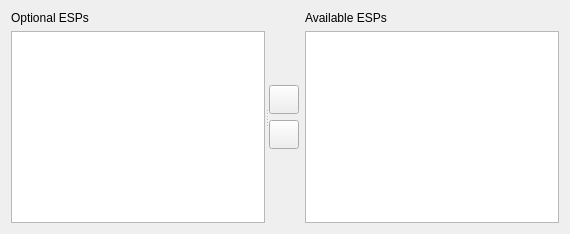
     <widget class="QWidget" name="tabESPs">
      <attribute name="title">
       <string>Optional ESPs</string>
      </attribute>
      <layout class="QVBoxLayout" name="verticalLayout_23">
       <item>
        <widget class="QSplitter" name="ESPsSplitter">
         <property name="orientation">
          <enum>Qt::Horizontal</enum>
         </property>
         <widget class="QWidget" name="widget_9" native="true">
          <layout class="QVBoxLayout" name="verticalLayout_20">
           <property name="leftMargin">
            <number>0</number>
           </property>
           <property name="topMargin">
            <number>0</number>
           </property>
           <property name="rightMargin">
            <number>0</number>
           </property>
           <property name="bottomMargin">
            <number>0</number>
           </property>
           <item>
            <widget class="QLabel" name="label_2">
             <property name="text">
              <string>Optional ESPs</string>
             </property>
            </widget>
           </item>
           <item>
            <widget class="QListView" name="inactiveESPList">
             <property name="toolTip">
              <string>List of esps, esms, and esls that can not be loaded by the game.</string>
             </property>
             <property name="whatsThis">
              <string>List of esps, esms, and esls contained in this plugin that currently can not be loaded by the game. They will not even appear in the esp-list in the main MO-window.
They usually contain optional functionality, see the readme.

Most mods do not have optional esps, so chances are good you are looking at an empty list.</string>
             </property>
             <property name="alternatingRowColors">
              <bool>true</bool>
             </property>
             <property name="uniformItemSizes">
              <bool>true</bool>
             </property>
            </widget>
           </item>
          </layout>
         </widget>
         <widget class="QWidget" name="widget_11" native="true">
          <layout class="QHBoxLayout" name="horizontalLayout_2">
           <property name="leftMargin">
            <number>0</number>
           </property>
           <property name="topMargin">
            <number>0</number>
           </property>
           <property name="rightMargin">
            <number>0</number>
           </property>
           <property name="bottomMargin">
            <number>0</number>
           </property>
           <item>
            <layout class="QVBoxLayout" name="verticalLayout_22">
             <item>
              <spacer name="verticalSpacer_2">
               <property name="orientation">
                <enum>Qt::Vertical</enum>
               </property>
               <property name="sizeHint" stdset="0">
                <size>
                 <width>20</width>
                 <height>40</height>
                </size>
               </property>
              </spacer>
             </item>
             <item>
              <widget class="QToolButton" name="activateESP">
               <property name="toolTip">
                <string>Move a file to the data directory.</string>
               </property>
               <property name="whatsThis">
                <string>This moves a esp to the esp directory so it can be enabled in the main window. Please note that the ESP merely becomes &quot;available&quot;, it will not necessarily be loaded! That is configured in the main window of MO.</string>
               </property>
               <property name="text">
                <string/>
               </property>
               <property name="icon">
                <iconset>
                 <normaloff>:/MO/gui/next</normaloff>:/MO/gui/next</iconset>
               </property>
               <property name="iconSize">
                <size>
                 <width>22</width>
                 <height>22</height>
                </size>
               </property>
              </widget>
             </item>
             <item>
              <widget class="QToolButton" name="deactivateESP">
               <property name="toolTip">
                <string>Make the selected mod in the right list unavailable.</string>
               </property>
               <property name="whatsThis">
                <string>The selected esp (in the right list) will be pushed into a subdirectory of the mod and will thus become &quot;invisible&quot; to the game. It can then no longer be activated.</string>
               </property>
               <property name="text">
                <string/>
               </property>
               <property name="icon">
                <iconset>
                 <normaloff>:/MO/gui/previous</normaloff>:/MO/gui/previous</iconset>
               </property>
               <property name="iconSize">
                <size>
                 <width>22</width>
                 <height>22</height>
                </size>
               </property>
              </widget>
             </item>
             <item>
              <spacer name="verticalSpacer_3">
               <property name="orientation">
                <enum>Qt::Vertical</enum>
               </property>
               <property name="sizeHint" stdset="0">
                <size>
                 <width>20</width>
                 <height>40</height>
                </size>
               </property>
              </spacer>
             </item>
            </layout>
           </item>
           <item>
            <widget class="QWidget" name="widget_10" native="true">
             <layout class="QVBoxLayout" name="verticalLayout_21">
              <property name="leftMargin">
               <number>0</number>
              </property>
              <property name="topMargin">
               <number>0</number>
              </property>
              <property name="rightMargin">
               <number>0</number>
              </property>
              <property name="bottomMargin">
               <number>0</number>
              </property>
              <item>
               <widget class="QLabel" name="label">
                <property name="text">
                 <string>Available ESPs</string>
                </property>
               </widget>
              </item>
              <item>
               <widget class="QListView" name="activeESPList">
                <property name="toolTip">
                 <string>ESPs in the data directory and thus visible to the game.</string>
                </property>
                <property name="whatsThis">
                 <string>&lt;html&gt;&lt;head/&gt;&lt;body&gt;&lt;p&gt;These are the mod files that are in the (virtual) data directory of your game and will thus be selectable in the esp list in the main window.&lt;/p&gt;&lt;/body&gt;&lt;/html&gt;</string>
                </property>
                <property name="alternatingRowColors">
                 <bool>true</bool>
                </property>
                <property name="uniformItemSizes">
                 <bool>true</bool>
                </property>
               </widget>
              </item>
             </layout>
            </widget>
           </item>
          </layout>
         </widget>
        </widget>
       </item>
      </layout>
     </widget>
